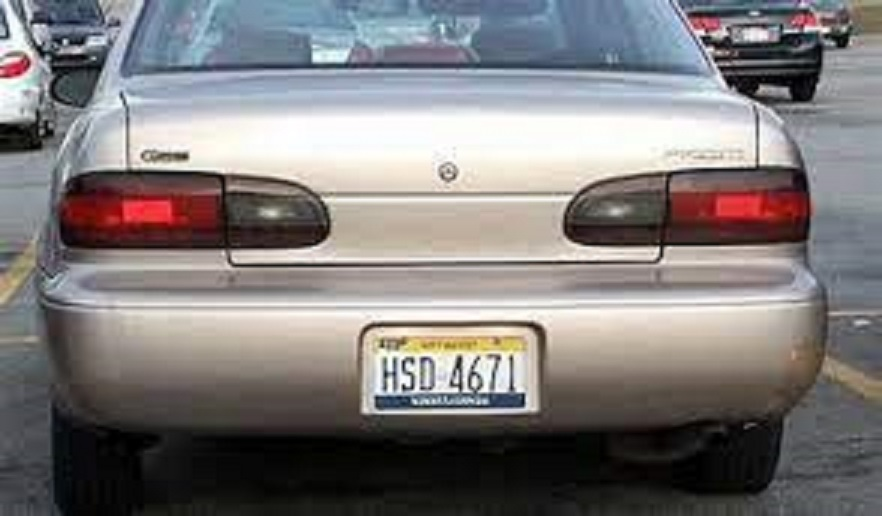
#> input picture car2.JPG, 882 x 516 px
$ python main.py
#> lines starting #> are read from the running program, lines starting #| are printed output that depends on the picture; after the words box and inside, x2 and y2 are one past the last pixel; in counts of white or black regions, pixels touching at a corner belong together
import pytesseract
import cv2
# Read the image file
image = cv2.imread('car2.JPG')
#> image is the input picture: shape (516, 882, 3); mean B, G, R 123.9, 123.8, 127.4
# Convert to Grayscale Image
gray_image = cv2.cvtColor(image, cv2.COLOR_BGR2GRAY)
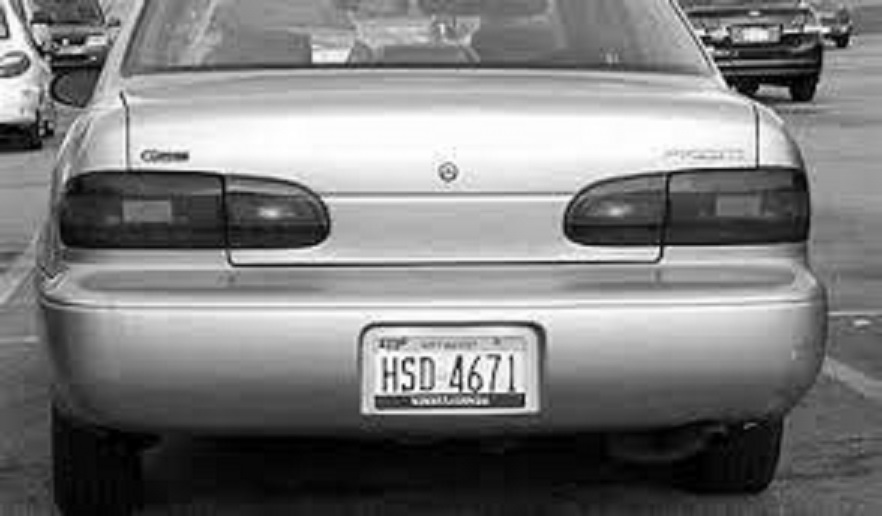
#> gray_image: shape (516, 882); min 0, max 255, mean 124.9

#Canny Edge Detection
canny_edge = cv2.Canny(gray_image, 170, 200)
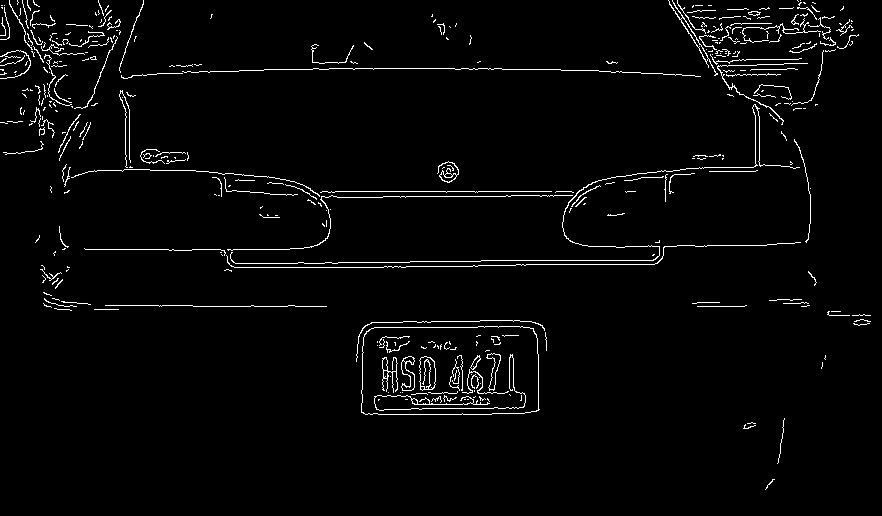
#> canny_edge: shape (516, 882); 2.6% white in thin lines or dots

# Find contours based on Edges
contours, new  = cv2.findContours(canny_edge.copy(), cv2.RETR_LIST, cv2.CHAIN_APPROX_SIMPLE)
#> contours = 390 contours, 364 with area under 20; largest, box (x1, y1, x2, y2) and area: (361, 326, 540, 415) 15176, (361, 326, 539, 415) 15164, (419, 356, 436, 391) 464, (419, 356, 436, 390) 430, (401, 356, 415, 391) 236; new = 390 rows, first 6: [1, -1, -1, -1], [2, 0, -1, -1], [3, 1, -1, -1], [4, 2, -1, -1], [5, 3, -1, -1], [6, 4, -1, -1]
contours=sorted(contours, key = cv2.contourArea, reverse = True)[:30]
#> contours = 30 contours, 4 with area under 20; largest, box (x1, y1, x2, y2) and area: (361, 326, 540, 415) 15176, (361, 326, 539, 415) 15164, (419, 356, 436, 391) 464, (419, 356, 436, 390) 430, (401, 356, 415, 391) 236

# Initialize license Plate contour and x,y coordinates
contour_with_license_plate = None
license_plate = None
x = None
y = None
w = None
h = None

# Find the contour with 4 potential corners and creat ROI around it
for contour in contours:
        # Find Perimeter of contour and it should be a closed contour
        perimeter = cv2.arcLength(contour, True)
        approx = cv2.approxPolyDP(contour, 0.01 * perimeter, True)
        if len(approx) == 4: #see whether it is a Rect
            contour_with_license_plate = approx
            x, y, w, h = cv2.boundingRect(contour)
            license_plate = gray_image[y:y + h, x:x + w]
            break
#> this loop made 30 passes
#> perimeter on passes 1 to 12: 524, 520.8, 95.36, 223, 126.7, 261.7, 106.4, 101, 95.6, 114.6, 154.9, 272.8

# Removing Noise from the detected image, before sending to Tesseract
#> (the run stopped early here; a loop or call above may not have finished)
